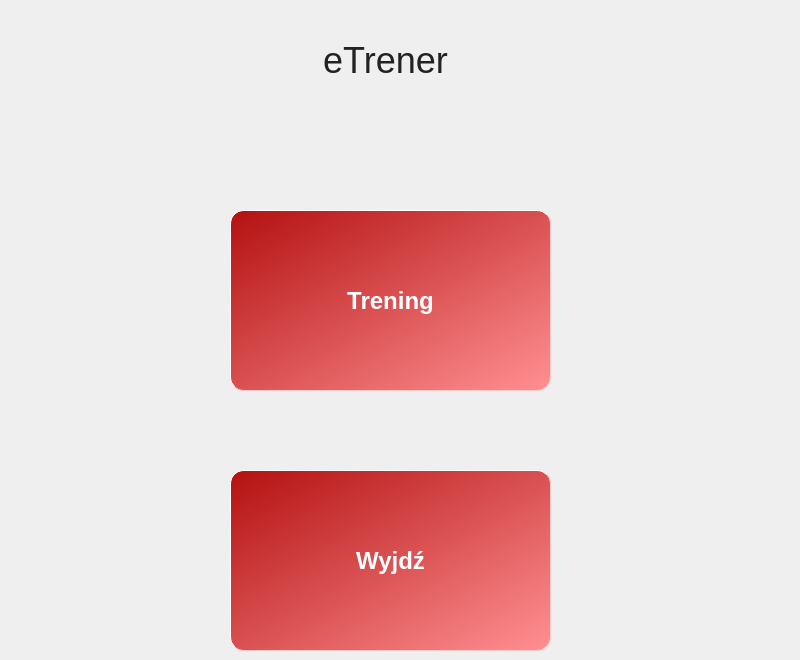
    <widget class="QWidget" name="page">
     <widget class="QLabel" name="label">
      <property name="geometry">
       <rect>
        <x>-10</x>
        <y>20</y>
        <width>791</width>
        <height>81</height>
       </rect>
      </property>
      <property name="styleSheet">
       <string notr="true">
font-family:Tahoma, Helvetica, Arial, Sans-Serif;
text-align: center;
font-size: 36px;
color: #222;
text-shadow: 0px 2px 3px black;



</string>
      </property>
      <property name="text">
       <string>&lt;html&gt;&lt;head/&gt;&lt;body&gt;&lt;p align=&quot;center&quot;&gt;&lt;span style=&quot; font-size:27pt;&quot;&gt;eTrener&lt;/span&gt;&lt;/p&gt;&lt;/body&gt;&lt;/html&gt;</string>
      </property>
     </widget>
     <widget class="QPushButton" name="pushButton">
      <property name="geometry">
       <rect>
        <x>230</x>
        <y>470</y>
        <width>321</width>
        <height>181</height>
       </rect>
      </property>
      <property name="styleSheet">
       <string notr="true">QPushButton{
background-color:rgb(255, 144, 146);
background-color: qlineargradient(spread:pad, x1:0, y1:0, x2:1, y2:1, stop:0 rgb(180, 17, 17), stop:1 rgba(255, 144, 146));
color:white;
border-style: outset;
border-width:1px;
border-radius:14px;
border-color:rgb(255, 202, 203);
font:bold 24px;
padding:10px;
}
QPushButton:hover {   
background-color:rgb(255, 144, 146);
background-color: qlineargradient(spread:pad, x1:0, y1:0, x2:1, y2:1, stop:0 rgba(255, 144, 146), stop:1 rgba(180, 17, 17));
color:white;
border-style: outset;
border-width:1px;
border-radius:14px;
border-color:rgb(255, 202, 203);
font:bold 26px;
padding:10px;
}

QPushButton:pressed {   
background-color:rgb(255, 144, 146);
color:white;
border-style: outset;
border-width:2px;
border-radius:14px;
border-color:rgb(180, 17, 17);
font:bold 26px;
padding:10px;
}
</string>
      </property>
      <property name="text">
       <string>Wyjdź</string>
      </property>
     </widget>
     <widget class="QPushButton" name="pushButton_2">
      <property name="geometry">
       <rect>
        <x>230</x>
        <y>210</y>
        <width>321</width>
        <height>181</height>
       </rect>
      </property>
      <property name="styleSheet">
       <string notr="true">QPushButton{
background-color:rgb(255, 144, 146);
background-color: qlineargradient(spread:pad, x1:0, y1:0, x2:1, y2:1, stop:0 rgb(180, 17, 17), stop:1 rgba(255, 144, 146));
color:white;
border-style: outset;
border-width:1px;
border-radius:14px;
border-color:rgb(255, 202, 203);
font:bold 24px;
padding:10px;
}
QPushButton:hover {   
background-color:rgb(255, 144, 146);
background-color: qlineargradient(spread:pad, x1:0, y1:0, x2:1, y2:1, stop:0 rgba(255, 144, 146), stop:1 rgba(180, 17, 17));
color:white;
border-style: outset;
border-width:1px;
border-radius:14px;
border-color:rgb(255, 202, 203);
font:bold 26px;
padding:10px;
}

QPushButton:pressed {   
background-color:rgb(255, 144, 146);
color:white;
border-style: outset;
border-width:2px;
border-radius:14px;
border-color:rgb(180, 17, 17);
font:bold 26px;
padding:10px;
}

</string>
      </property>
      <property name="text">
       <string>Trening</string>
      </property>
     </widget>
    </widget>
